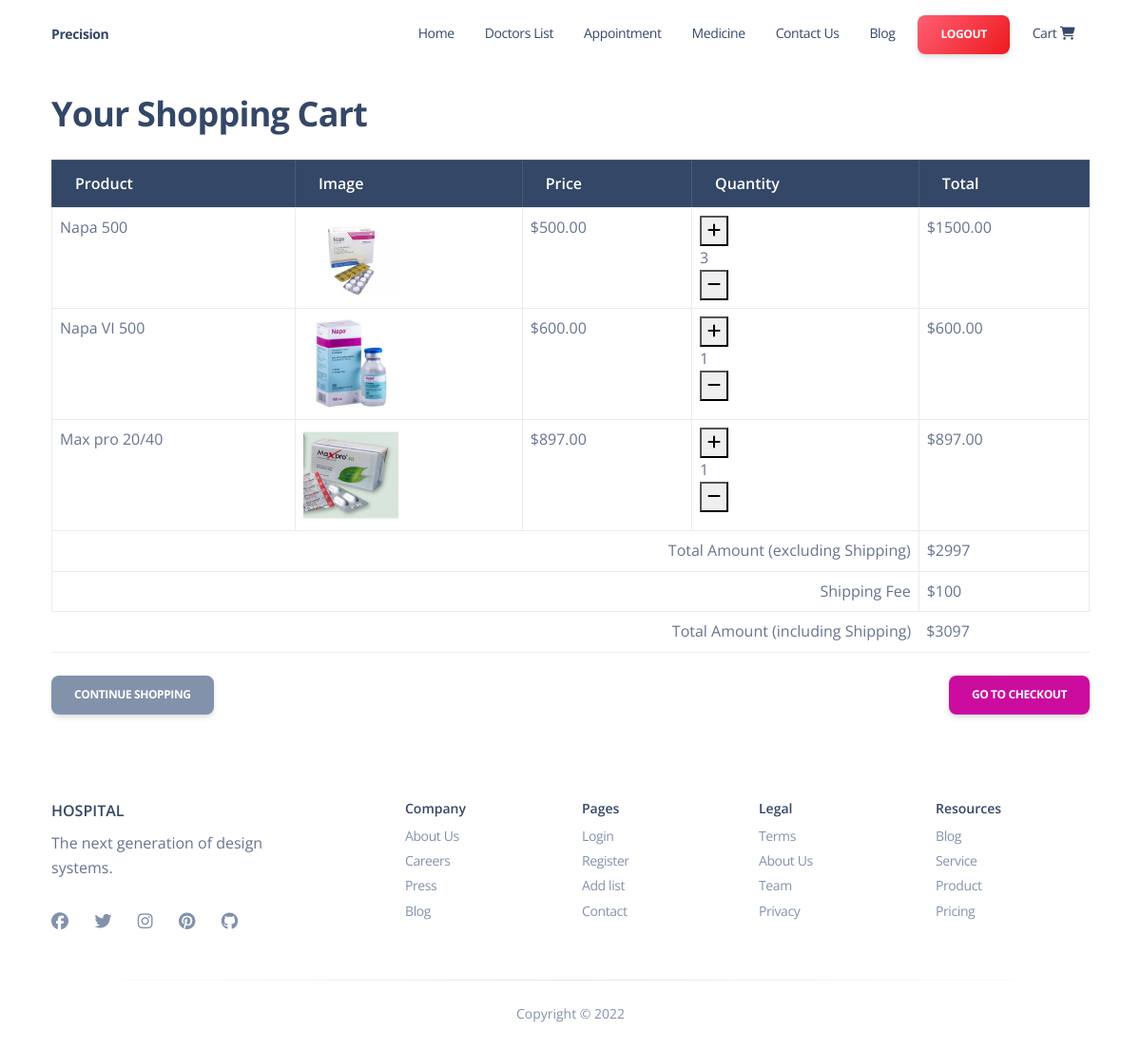
Page /Sellmedicine/cart/view_cart_items/ (signed in) on the committed database.
### Sellmedicine/models.py (models this page shows, shortened)
class Cart(models.Model):
    user = models.ForeignKey(User, on_delete=models.CASCADE)
    product = models.ForeignKey(Product, on_delete=models.CASCADE)
    quantity = models.PositiveIntegerField(default=1)
    subtotal = models.DecimalField(max_digits=9, decimal_places=2, default=0)
    total_amount = models.DecimalField(max_digits=9, decimal_places=2, default=0)

class Product(models.Model):
    name = models.CharField(max_length=50)
    picture = models.ImageField(upload_to='prof_pic/', null=True, blank=True)
    category = models.ForeignKey(Catagory, on_delete=models.CASCADE)  # Corrected field name
    details = models.TextField()
    price = models.DecimalField(max_digits=9, decimal_places=2)
    quantity = models.PositiveIntegerField(null=True, blank=True)

### Sellmedicine/views.py (the view)
# urls.py: path('cart/view_cart_items/', view_cart_items, name='view_cart_items'),
def view_cart_items(request):
    cart_items = Cart.objects.filter(user=request.user)
    cart_total = cart_items.aggregate(total=Sum('subtotal'))['total'] or 0
    shipping_cost = 100
    total_amount = cart_total + shipping_cost
    return render(request, 'cart.html',locals())

### Templates/cart.html (shortened to what this page needs)
{% extends 'index.html' %}
{% load static %}
{% block content %}
<div class="container">
    <h2 class="my-4">Your Shopping Cart</h2>
    <table class="table table-bordered">
        <thead class="table-dark">
            <tr>
                <th>Product</th>
                <th>Image</th>
                <th>Price</th>
                <th>Quantity</th>
                <th>Total</th>
            </tr>
        </thead>
        <tbody>
            {% for cart_item in cart_items %}
                <tr>
                    <td>{{ cart_item.product.name }}</td>
                    <td>
                        <img src="{{ cart_item.product.picture.url }}" alt="{{ cart_item.product.name }}" style="max-height: 100px; max-width: 100px;">
                    </td>
                    <td>${{ cart_item.product.price }}</td>
                    <td>
                        <div class="detail-qty m-auto">
                            <form method="POST" action="{% url 'update_cart_item' cart_item.id %}">
                                <button type="submit" class="qty-button qty-up" title="Increase Quantity">
                                    <i class="fa fa-plus" aria-hidden="true"></i>
                                </button>
                            </form>
                            <span class="qty-val">{{ cart_item.quantity }}</span>
                            <form method="POST" action="{% url 'update_cart_item' cart_item.id %}">
                                <button type="submit" class="qty-button qty-down" title="Decrease Quantity">
                                    <i class="fa fa-minus" aria-hidden="true"></i>
                                </button>
                            </form>
                        </div>
                    </td>
                    <td>${{ cart_item.subtotal }}</td>
                </tr>
            {% endfor %}
            <tr>
              <td colspan="4" class="text-end">Total Amount (excluding Shipping)</td>
              <td>${{ total_amount|add:-100 }}</td>
          </tr>
            <tr>
                <td colspan="4" class="text-end">Shipping Fee</td>
                <td>$100</td>
            </tr>
            <tr>
                <td colspan="4" class="text-end">Total Amount (including Shipping)</td>
                <td>${{ total_amount }}</td>
            </tr>
        </tbody>
    </table>
    <div class="row my-4">
        <div class="col-6">
            <a href="{% url 'medicine'%}" class="btn btn-secondary">Continue Shopping</a>
        </div>
        <div class="col-6 text-end">
          <a href="{% url 'creatOrder'%}" class="btn btn-primary">Go To Checkout</a>
      </div>
    </div>
</div>
{% endblock %}

### rows in the picture
Cart: product.name "Napa 500", product.picture (picture), product.price "500.00", quantity "3", subtotal "1500.00"
Cart: product.name "Napa VI 500", product.picture (picture), product.price "600.00", quantity "1", subtotal "600.00"
Cart: product.name "Max pro 20/40", product.picture (picture), product.price "897.00", quantity "1", subtotal "897.00"

### other values in the picture
{{ total_amount|add:-100 }} "2997"
{{ total_amount }} "3097"
